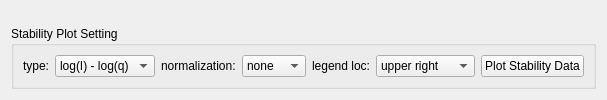
       <widget class="QWidget" name="tab_3">
        <attribute name="title">
         <string>Stability</string>
        </attribute>
        <layout class="QGridLayout" name="gridLayout_6">
         <item row="0" column="0">
          <widget class="PlotWidget" name="mp_stab" native="true">
           <property name="sizePolicy">
            <sizepolicy hsizetype="Expanding" vsizetype="Expanding">
             <horstretch>0</horstretch>
             <verstretch>0</verstretch>
            </sizepolicy>
           </property>
          </widget>
         </item>
         <item row="1" column="0">
          <widget class="QGroupBox" name="groupBox_4">
           <property name="sizePolicy">
            <sizepolicy hsizetype="Expanding" vsizetype="Preferred">
             <horstretch>0</horstretch>
             <verstretch>0</verstretch>
            </sizepolicy>
           </property>
           <property name="minimumSize">
            <size>
             <width>0</width>
             <height>0</height>
            </size>
           </property>
           <property name="title">
            <string>Stability Plot Setting</string>
           </property>
           <layout class="QGridLayout" name="gridLayout_17">
            <item row="0" column="1">
             <widget class="QComboBox" name="cb_stab_type">
              <property name="currentIndex">
               <number>3</number>
              </property>
              <item>
               <property name="text">
                <string>I - q</string>
               </property>
              </item>
              <item>
               <property name="text">
                <string>I - log(q)</string>
               </property>
              </item>
              <item>
               <property name="text">
                <string>log(I) - q</string>
               </property>
              </item>
              <item>
               <property name="text">
                <string>log(I) - log(q)</string>
               </property>
              </item>
             </widget>
            </item>
            <item row="0" column="4">
             <widget class="QLabel" name="label_68">
              <property name="text">
               <string>legend loc:</string>
              </property>
             </widget>
            </item>
            <item row="0" column="3">
             <widget class="QComboBox" name="cb_stab_norm">
              <property name="currentIndex">
               <number>0</number>
              </property>
              <item>
               <property name="text">
                <string>none</string>
               </property>
              </item>
              <item>
               <property name="text">
                <string>I' = Iq2</string>
               </property>
              </item>
              <item>
               <property name="text">
                <string>I' = Iq4</string>
               </property>
              </item>
              <item>
               <property name="text">
                <string>I' = I/Io</string>
               </property>
              </item>
             </widget>
            </item>
            <item row="0" column="5">
             <widget class="QComboBox" name="stab_legend_loc">
              <item>
               <property name="text">
                <string>upper right</string>
               </property>
              </item>
              <item>
               <property name="text">
                <string>upper center</string>
               </property>
              </item>
              <item>
               <property name="text">
                <string>upper left</string>
               </property>
              </item>
              <item>
               <property name="text">
                <string>center right</string>
               </property>
              </item>
              <item>
               <property name="text">
                <string>center</string>
               </property>
              </item>
              <item>
               <property name="text">
                <string>center left</string>
               </property>
              </item>
              <item>
               <property name="text">
                <string>lower right</string>
               </property>
              </item>
              <item>
               <property name="text">
                <string>lower center</string>
               </property>
              </item>
              <item>
               <property name="text">
                <string>lower left</string>
               </property>
              </item>
             </widget>
            </item>
            <item row="0" column="0">
             <widget class="QLabel" name="label_14">
              <property name="text">
               <string>type:</string>
              </property>
             </widget>
            </item>
            <item row="0" column="2">
             <widget class="QLabel" name="label_16">
              <property name="text">
               <string>normalization:</string>
              </property>
             </widget>
            </item>
            <item row="0" column="6">
             <widget class="QPushButton" name="pushButton_plot_stability">
              <property name="text">
               <string>Plot Stability Data</string>
              </property>
             </widget>
            </item>
           </layout>
          </widget>
         </item>
        </layout>
       </widget>
